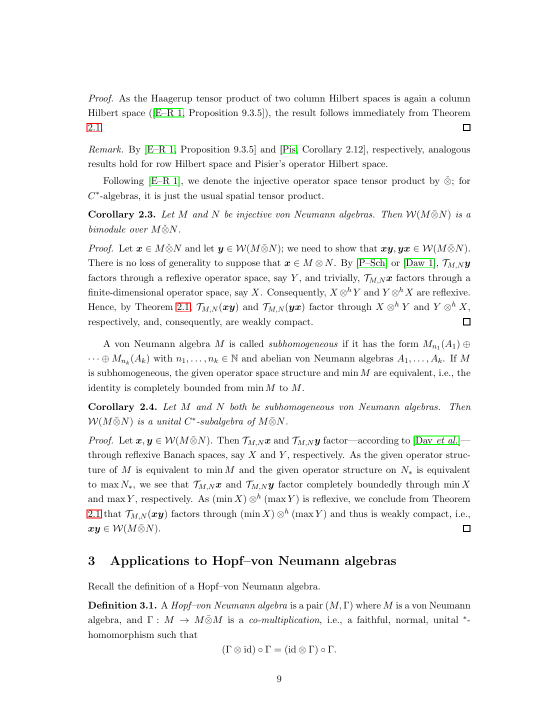
#> input picture packets/fa_banach_001_partial_1104.3812_1104.3812_wap_min_tensor_bimodule_no_injectivity/files/source_corollary_2_3_p9.png, 1105 x 1430 px (shown at 1/2 size)
$ python make_open_problem_crop.py ../../../fa_banach_001_partial_1104.3812_1104.3812_wap_min_tensor_bimodule_no_injectivity/files/source_corollary_2_3_p9.png out.png
#> lines starting #> are read from the running program, lines starting #| are printed output that depends on the picture
"""Crop Remark 1.3 from the rendered fourth page of arXiv:2601.17896v3."""

from pathlib import Path
import sys

from PIL import Image


def main() -> None:
    if len(sys.argv) != 3:
        raise SystemExit("usage: make_open_problem_crop.py INPUT_PNG OUTPUT_PNG")
    source = Path(sys.argv[1])
    output = Path(sys.argv[2])
    with Image.open(source) as image:
        # The source page is rendered at 200 dpi (1654 x 2339 pixels).
        # Keep the full text width and the complete Remark 1.3 context.
#> image is the input picture: PIL image 1105x1430 RGB; mean R, G, B 246.5, 246.7, 246.4
        crop = image.crop((220, 675, 1435, 1125))
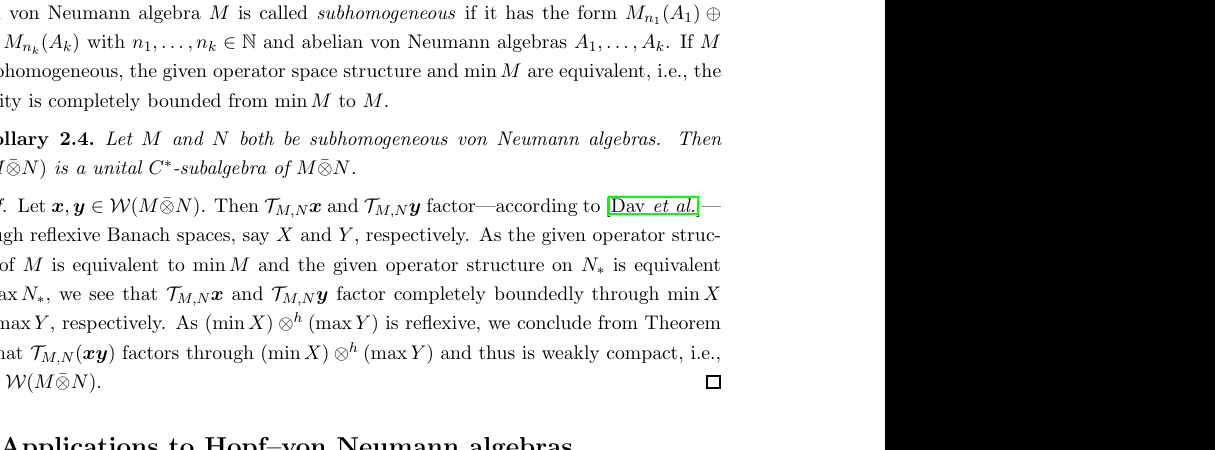
#> crop: PIL image 1215x450 RGB; mean R, G, B 176.2, 176.4, 176.2
        output.parent.mkdir(parents=True, exist_ok=True)
        crop.save(output)


if __name__ == "__main__":
    main()
